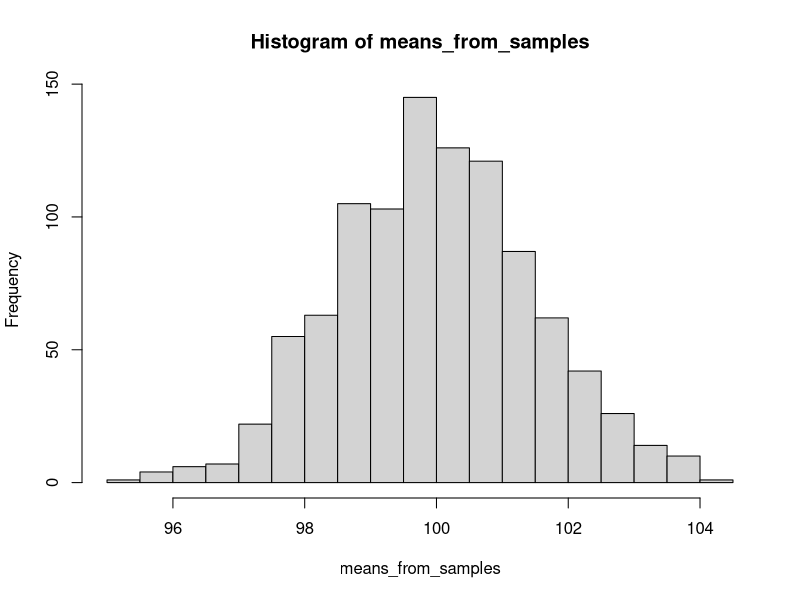

Generate this figure with R: (Note: this script raises an error after producing the figure.)
## ---- chunk 1
means_from_samples <- replicate(1000, mean(rnorm(100, mean = 100, sd = 15)))
hist(means_from_samples, breaks = 30)
## ---- chunk 2
mean(means_from_samples)
sd(means_from_samples)
## ---- chunk 3
knitr::include_graphics("docs/images/different_norm_vis-1.png")
## ---- chunk 4
knitr::include_graphics("docs/images/Standard_deviation_diagram.png")
## ---- chunk 5
knitr::include_graphics("docs/images/standatr_normrasp.png")
